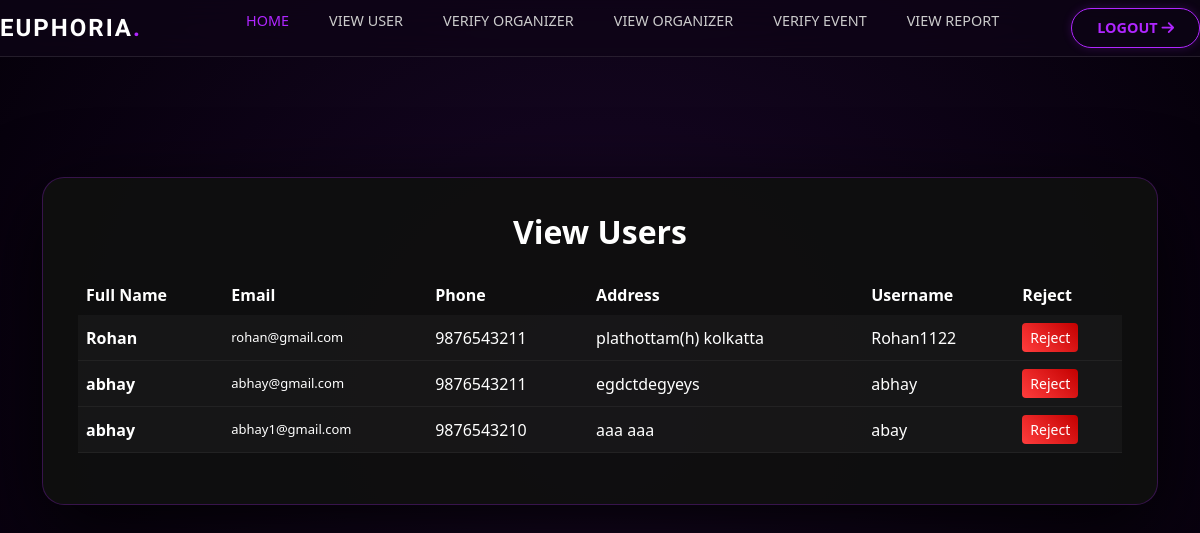
The app's page /adminpage/viewuser with its own data.
### nightlifeapp/models.py (models this page shows, shortened)
class UserSignup(models.Model):
    user=models.ForeignKey(User,on_delete=models.CASCADE,null=True)
    phone=models.CharField(max_length=20,null=True)
    address=models.CharField(max_length=50,null=True)

### nightlifeapp/adminpage_views.py (the view)
# urls.py: path('viewuser',viewuser.as_view(),name='viewuser'),
class viewuser(TemplateView):
    template_name="adminpage/view_user.html"
    def get_context_data(self, **kwargs):
        context = super(viewuser,self).get_context_data(**kwargs)
        user = UserSignup.objects.filter(user__last_name='1',user__is_staff='0',user__is_active='1')
        context['user'] = user
        return context

### templates/adminpage/view_user.html (shortened to what this page needs)
{% extends 'adminpage/base.html' %}
{% load static %}
{% block content %}
<link href="https://cdn.jsdelivr.net/npm/bootstrap@5.3.2/dist/css/bootstrap.min.css" rel="stylesheet">
<div style="min-height:80vh; padding-top:120px; padding-bottom:60px;">
<div class="container">
<div class="user-card">
<center>
<h2 class="fw-bold mb-4">View Users</h2>
</center>
<div class="table-responsive">
<table class="table user-table align-middle">
<thead>
<tr>
<th>Full Name</th>
<th>Email</th>
<th>Phone</th>
<th>Address</th>
<th>Username</th>
<th>Reject</th>
</tr>
</thead>
<tbody>
{% for i in user %}
<tr>
<td class="user-name">
{{ i.user.first_name }}
</td>
<td class="user-email">
{{ i.user.email }}
</td>
<td>{{ i.phone }}</td>
<td style="max-width:220px; color:#bbb;">
{{ i.address }}
</td>
<td>{{ i.user.username }}</td>
<td>
<a href="reject?id={{ i.user_id }}" class="btn reject-btn btn-sm text-white">
Reject
</a>
</td>
</tr>
{% empty %}
<tr>
<td colspan="6" class="text-center text-light">
No Users Found
</td>
</tr>
{% endfor %}
</tbody>
</table>
</div>
</div>
</div>
</div>
{% endblock %}

### templates/adminpage/base.html (shortened to what this page needs)
<!DOCTYPE html>
{% load static %}
<html lang="en">
<head>
    <link rel="stylesheet" href="{% static "style.css" %}">
    <link rel="stylesheet" href="https://cdnjs.cloudflare.com/ajax/libs/font-awesome/6.0.0/css/all.min.css">
</head>
<body>
    <nav class="navbar">
        <div class="logo">EUPHORIA<span class="dot">.</span></div>
        <ul class="nav-links">
            <li><a href="/admin" class="active">Home</a></li>
            <li><a href="{% url 'viewuser' %}">View User</a></li>
            <li><a href="{% url 'organizerverify' %}">Verify Organizer</a></li>
            <li><a href="{% url 'vieworganizer' %}">View Organizer</a></li>
            <li><a href="{% url 'verify_event' %}">Verify Event</a></li>
            <li><a href="{% url 'admin_report' %}">View Report</a></li>
        </ul>
        <div class="nav-actions">
            <a href="{% url 'login' %}" class="btn-login">LOGOUT <i class="fas fa-arrow-right"></i></a>
        </div>
    </nav>
{% block content %}
{% endblock content %}

### static/style.css (style rules this page uses)
:root { --bg-dark: #0f0518; --primary: #b026ff; --secondary: #00f3ff; --glass: rgba(255, 255, 255, 0.05); --glass-border: rgba(255, 255, 255, 0.1); --text-main: #ffffff; --font-heading: 'Syncopate', sans-serif; --font-body: 'Outfit', sans-serif; }
* { margin: 0; padding: 0; box-sizing: border-box; }
body { background-color: var(--bg-dark); color: var(--text-main); font-family: var(--font-body); overflow-x: hidden; }
.navbar { display: flex; justify-content: space-between; align-items: center; padding: 20px 5%; position: fixed; width: 100%; top: 0; z-index: 1000; background: rgba(15, 5, 24, 0.7); backdrop-filter: blur(15px); border-bottom: 1px solid var(--glass-border); }
.logo { font-family: var(--font-heading); font-weight: 700; font-size: 1.5rem; letter-spacing: 2px; color: #fff; }
.logo .dot { color: var(--primary); }
.nav-links { display: flex; list-style: none; gap: 40px; }
.nav-links a { color: #ccc; text-decoration: none; font-weight: 500; font-size: 0.9rem; text-transform: uppercase; transition: color 0.3s; position: relative; }
.nav-links a:hover, .nav-links a.active { color: var(--primary); }
.nav-links a::after { content: ''; position: absolute; width: 0; height: 2px; bottom: -5px; left: 0; background-color: var(--primary); transition: width 0.3s; }
.nav-actions { display: flex; align-items: center; gap: 20px; }
.btn-login { background: transparent; border: 1px solid var(--primary); color: var(--primary); padding: 8px 25px; border-radius: 30px; text-decoration: none; font-weight: bold; font-size: 0.9rem; transition: all 0.3s; box-shadow: 0 0 10px rgba(176, 38, 255, 0.2); }
.container { max-width: 1200px; margin: 0 auto; }
body { background: radial-gradient(circle at top, #2a0a45, #05000a); }

### templates/adminpage/view_user.html (style rules this page uses)
.user-card { background:rgba(15,15,15,0.95); border-radius:22px; padding:35px; box-shadow:0 25px 80px rgba(0,0,0,0.9); border:1px solid rgba(176,38,255,0.25); color:white; }
.user-table { background:transparent; color:white; }
.table>:not(caption)>*>* { background:transparent !important; color:white !important; }
.user-table thead th { background:linear-gradient(45deg,#b026ff,#8a00d4); border:none; font-weight:600; }
.user-table tbody tr { background:rgba(255,255,255,0.03); border-bottom:1px solid rgba(255,255,255,0.05); transition:0.25s; }
.user-name { font-weight:600; }
.user-email { font-size:13px; color:#aaa; }
.reject-btn { background:linear-gradient(45deg,#ff3d3d,#c40000); border:none; }

### records on screen
UserSignup: user.first_name "Rohan", user.email "rohan@gmail.com", phone "9876543211", address "plathottam(h) kolkatta", user.username "Rohan1122"
UserSignup: user.first_name "abhay", user.email "abhay@gmail.com", phone "9876543211", address "egdctdegyeys", user.username "abhay"
UserSignup: user.first_name "abhay", user.email "abhay1@gmail.com", phone "9876543210", address "aaa aaa", user.username "abay"
